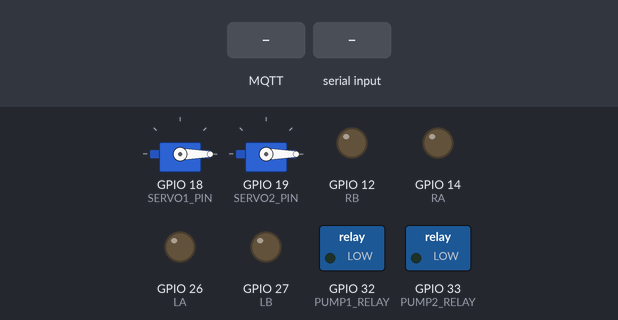
Bench run of a sketch on a simulated ESP32. Shown: 2 × servo, switched loads named in the sketch (green lamp = pin HIGH), output pins drawn as LEDs (lit = HIGH). Inputs (shaded band) come from the test bench. WiFi joins after 1.5 s; servers stay silent unless stated; no MQTT or app messages arrive unless stated; what the sketch prints to the serial monitor is not drawn.

Above: at 4.8 s.
4.9 s: MQTT message "AUTH:U" arrives on the first subscribed topic
6.4 s: "AUTH:L\n" received over the second serial link
7.9 s: MQTT message "AUTH:L" arrives on the first subscribed topic
9.4 s: "AUTH:U\n" received over the second serial link
10.9 s: MQTT message "FORWARD" arrives on the first subscribed topic
At 11.7 s:
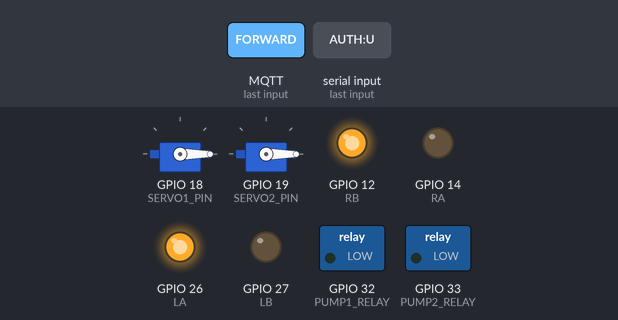
Timing chart, 0 to 13.9 s (numbered marks = the images above; inputs shaded):
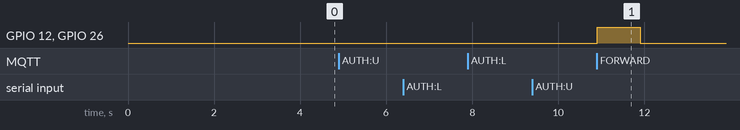

The sketch:

sketch_aug8b.ino
```cpp
#include <WiFi.h>

#include <WiFiClientSecure.h>

#include <PubSubClient.h>
#include <ESP32Servo.h>
#include <string.h>

unsigned long lastHeartbeat = 0;

// =====================================================

// WIFI

// =====================================================

const char* ssid = "FTTH-29";

const char* wifiPassword = "jr290129";

// =====================================================

// HIVEMQ CLOUD

// =====================================================

const char* mqttServer =

  "aa595fb1583d4754a76c3f3ff4fbb9e3.s1.eu.hivemq.cloud";

const int mqttPort = 8883;

const char* mqttUsername = "florasync";

const char* mqttPassword = "florasync@123";

// =====================================================

// MQTT TOPIC

// =====================================================

const char* movementTopic = "agribot/movement";
const char* motor1Topic = "agribot/motor1";
const char* motor2Topic = "agribot/motor2";

// =====================================================

// MOTOR PINS

// =====================================================

#define LA 26

#define LB 27

#define RA 14

#define RB 12

// WATER PUMP RELAY PINS
#define PUMP1_RELAY 32
#define PUMP2_RELAY 33

// Relay logic adjusted to match the observed hardware behavior:
// ON energizes the relay; OFF de-energizes it.
#define RELAY_ON HIGH
#define RELAY_OFF LOW

// Servo signal pins
#define SERVO1_PIN 18
#define SERVO2_PIN 19

Servo sprayServo1;
Servo sprayServo2;

// =====================================================
// KEYPAD SECURITY LINK (Arduino Uno <-> ESP32 UART2)
// Uno D11 TX -> ESP32 GPIO25 RX through a voltage divider
// Uno D10 RX <- ESP32 GPIO17 TX directly
// Uno GND and ESP32 GND must be connected together.
// =====================================================
HardwareSerial SecuritySerial(2);

bool robotAuthorized = false;       // Always locked at boot
bool securityMessageSeen = false;
bool securityArmed = false;         // Must see AUTH:L before accepting AUTH:U
unsigned long lastSecurityMessage = 0;
const unsigned long SECURITY_TIMEOUT_MS = 2500;

char securityLine[24];
byte securityLineLength = 0;

// Print only authentication state changes; repeated UART heartbeat
// messages remain silent so the Serial Monitor stays clean.
char lastPrintedAuthState[7] = "";

void printAuthStateIfChanged(const char* state) {
  if (strcmp(lastPrintedAuthState, state) != 0) {
    Serial.println(state);
    strncpy(lastPrintedAuthState, state, sizeof(lastPrintedAuthState) - 1);
    lastPrintedAuthState[sizeof(lastPrintedAuthState) - 1] = '\0';
  }
}

// =====================================================

// MQTT

// =====================================================

WiFiClientSecure espClient;

PubSubClient mqttClient(espClient);

// =====================================================

// SAFETY TIMEOUT

// =====================================================

// If communication stops, automatically stop the motors.

unsigned long lastMovementCommand = 0;

const unsigned long MOTOR_TIMEOUT = 1500;

// =====================================================

// MOTOR STOP

// =====================================================

void motorStop() {

  digitalWrite(LA, LOW);

  digitalWrite(LB, LOW);

  digitalWrite(RA, LOW);

  digitalWrite(RB, LOW);

}

// Turn OFF every actuator controlled by this sketch.
void forceAllActuatorsOff() {
  motorStop();
  digitalWrite(PUMP1_RELAY, RELAY_OFF);
  digitalWrite(PUMP2_RELAY, RELAY_OFF);
  sprayServo1.write(0);
  sprayServo2.write(0);
}

// Only a fresh AUTH:U message from the Uno authorizes operation.
bool securityIsValid() {
  if (robotAuthorized &&
      (millis() - lastSecurityMessage > SECURITY_TIMEOUT_MS)) {
    robotAuthorized = false;
    // Keep the link armed after a temporary timeout. A fresh AUTH:U heartbeat
    // can restore authorization; a real lock still sends AUTH:L and disarms.
    securityMessageSeen = false;
    forceAllActuatorsOff();
    printAuthStateIfChanged("AUTH:L");
  }

  return robotAuthorized && securityMessageSeen &&
         (millis() - lastSecurityMessage <= SECURITY_TIMEOUT_MS);
}

// Non-blocking parser for the Uno's AUTH:U / AUTH:L status messages.
void processSecuritySerial() {
  while (SecuritySerial.available() > 0) {
    char ch = (char)SecuritySerial.read();
    if (ch == '\r') continue;

    if (ch == '\n') {
      securityLine[securityLineLength] = '\0';
      securityLineLength = 0;

      if (strcmp(securityLine, "AUTH:U") == 0) {
        lastSecurityMessage = millis();
        securityMessageSeen = true;

        // After ESP32 boot or a link timeout, require the Uno to report
        // LOCKED first. This prevents a stale unlocked state restoring access.
        if (securityArmed && !robotAuthorized) {
          robotAuthorized = true;
          printAuthStateIfChanged("AUTH:U");
          // Unlocking never starts movement automatically.
          motorStop();
        }
      } else if (strcmp(securityLine, "AUTH:L") == 0) {
        lastSecurityMessage = millis();
        securityMessageSeen = true;
        securityArmed = true;

        robotAuthorized = false;
        forceAllActuatorsOff();
        printAuthStateIfChanged("AUTH:L");
      }
      continue;
    }

    if (securityLineLength < sizeof(securityLine) - 1) {
      securityLine[securityLineLength++] = ch;
    } else {
      // Discard malformed/overlong lines.
      securityLineLength = 0;
    }
  }
}

// =====================================================

// FORWARD

// =====================================================

void forward() {

  digitalWrite(LA, HIGH);

  digitalWrite(LB, LOW);

  digitalWrite(RA, LOW);

  digitalWrite(RB, HIGH);

}

// =====================================================

// BACKWARD

// =====================================================

void backward() {

  digitalWrite(LA, LOW);

  digitalWrite(LB, HIGH);

  digitalWrite(RA, HIGH);

  digitalWrite(RB, LOW);

}

// =====================================================

// LEFT

// =====================================================

void left() {

  // Left side STOP

  digitalWrite(LA, LOW);

  digitalWrite(LB, LOW);

  // Right side FORWARD

  digitalWrite(RA, LOW);

  digitalWrite(RB, HIGH);

}

// =====================================================

// RIGHT

// =====================================================

void right() {

  // Left side FORWARD

  digitalWrite(LA, HIGH);

  digitalWrite(LB, LOW);

  // Right side STOP

  digitalWrite(RA, LOW);

  digitalWrite(RB, LOW);

}

// =====================================================

// MQTT CALLBACK

// =====================================================

void mqttCallback(

  char* topic,

  byte* payload,

  unsigned int length

) {

  String command = "";

  // Convert MQTT payload to String

  for (unsigned int i = 0; i < length; i++) {

    command += (char)payload[i];

  }

  // Remove accidental spaces/newlines from dashboard MQTT payloads.
  command.trim();

  Serial.println();

  Serial.println("================================");

  Serial.println("MQTT MESSAGE RECEIVED");

  Serial.println("================================");

  Serial.print("Topic: ");

  Serial.println(topic);

  Serial.print("Command: [");

  Serial.print(command);

  Serial.println("]");

  // SECURITY GATE:
  // STOP and pump OFF are always permitted. All other actuator commands
  // require a fresh AUTH:U message from the keypad controller.
  String incomingTopic = String(topic);
  bool isMovementTopic = (incomingTopic == movementTopic);
  bool isPumpTopic = (incomingTopic == motor1Topic || incomingTopic == motor2Topic);
  bool isStopCommand = (isMovementTopic && command == "STOP");
  bool isPumpOffCommand = (isPumpTopic && command == "OFF");

  if (!isStopCommand && !isPumpOffCommand && !securityIsValid()) {
    Serial.println("BLOCKED: Robot is LOCKED or security link is stale.");
    forceAllActuatorsOff();
    return;
  }

  // ===================================================
  // WATER PUMP CONTROL (dashboard topics: ON/OFF)
  // ===================================================
  if (String(topic) == motor1Topic) {
    if (command == "ON") {
      digitalWrite(PUMP1_RELAY, RELAY_ON);
      sprayServo1.write(180);
      Serial.println("Water Pump 1 -> ON; Servo 1 -> 180 degrees");
    } else if (command == "OFF") {
      digitalWrite(PUMP1_RELAY, RELAY_OFF);
      sprayServo1.write(0);
      Serial.println("Water Pump 1 -> OFF; Servo 1 -> 0 degrees");
    } else {
      Serial.println("Unknown Pump 1 command; state unchanged");
    }
  }
  else if (String(topic) == motor2Topic) {
    if (command == "ON") {
      digitalWrite(PUMP2_RELAY, RELAY_ON);
      sprayServo2.write(180);
      Serial.println("Water Pump 2 -> ON; Servo 2 -> 180 degrees");
    } else if (command == "OFF") {
      digitalWrite(PUMP2_RELAY, RELAY_OFF);
      sprayServo2.write(0);
      Serial.println("Water Pump 2 -> OFF; Servo 2 -> 0 degrees");
    } else {
      Serial.println("Unknown Pump 2 command; state unchanged");
    }
  }
  // ===================================================
  // WHEEL MOTOR MOVEMENT
  // ===================================================
  else if (String(topic) == movementTopic && command == "FORWARD") {

    forward();

    lastMovementCommand = millis();

    Serial.println("Motor -> FORWARD");

  }

  // ===================================================

  // BACKWARD

  // ===================================================

  else if (String(topic) == movementTopic && command == "BACKWARD") {

    backward();

    lastMovementCommand = millis();

    Serial.println("Motor -> BACKWARD");

  }

  // ===================================================

  // LEFT

  // ===================================================

  else if (String(topic) == movementTopic && command == "LEFT") {

    left();

    lastMovementCommand = millis();

    Serial.println("Motor -> LEFT");

  }

  // ===================================================

  // RIGHT

  // ===================================================

  else if (String(topic) == movementTopic && command == "RIGHT") {

    right();

    lastMovementCommand = millis();

    Serial.println("Motor -> RIGHT");

  }

  // ===================================================

  // STOP

  // ===================================================

  else if (String(topic) == movementTopic && command == "STOP") {

    motorStop();

    lastMovementCommand = millis();

    Serial.println("Motor -> STOP");

  }

  // ===================================================

  // UNKNOWN

  // ===================================================

  else if (String(topic) == movementTopic) {

    Serial.println("Unknown movement command!");

    motorStop();

  }

}

// =====================================================

// CONNECT TO WIFI

// =====================================================

void connectWiFi() {

  Serial.println();

  Serial.println("================================");

  Serial.println("CONNECTING TO WIFI");

  Serial.println("================================");

  WiFi.mode(WIFI_STA);

  WiFi.begin(

    ssid,

    wifiPassword

  );

  while (WiFi.status() != WL_CONNECTED) {

    delay(500);

    Serial.print(".");

  }

  Serial.println();

  Serial.println("WIFI CONNECTED!");

  Serial.print("ESP32 IP: ");

  Serial.println(WiFi.localIP());

  Serial.print("WiFi Signal: ");

  Serial.print(WiFi.RSSI());

  Serial.println(" dBm");

}

// =====================================================

// CONNECT TO HIVEMQ

// =====================================================

void connectMQTT() {

  while (!mqttClient.connected()) {

    Serial.println();

    Serial.println("================================");

    Serial.println("CONNECTING TO HIVEMQ");

    Serial.println("================================");

    String clientID =

      "AgriBot-ESP32-" +

      String((uint32_t)ESP.getEfuseMac(), HEX);

    Serial.print("Client ID: ");

    Serial.println(clientID);

    Serial.print("Connecting... ");

    if (

      mqttClient.connect(

        clientID.c_str(),

        mqttUsername,

        mqttPassword

      )

    ) {

      Serial.println("CONNECTED!");

      // Subscribe to movement topic

      bool subscribed = mqttClient.subscribe(

        movementTopic,

        1

      );

      if (subscribed) {

        Serial.println("MQTT SUBSCRIBE SUCCESS!");

        Serial.print("Topic: ");

        Serial.println(movementTopic);

      } else {

        Serial.println("MQTT SUBSCRIBE FAILED!");

      }

      bool pump1Subscribed = mqttClient.subscribe(motor1Topic, 1);
      bool pump2Subscribed = mqttClient.subscribe(motor2Topic, 1);
      Serial.println(pump1Subscribed ? "Pump 1 topic subscribed" : "Pump 1 topic subscribe FAILED");
      Serial.println(pump2Subscribed ? "Pump 2 topic subscribed" : "Pump 2 topic subscribe FAILED");

      // Always start stopped

      motorStop();

      lastMovementCommand = millis();

    }

    else {

      Serial.println("FAILED!");

      Serial.print("MQTT State: ");

      Serial.println(mqttClient.state());

      Serial.println("Retrying in 2 seconds...");

      motorStop();

      delay(2000);

    }

  }

}

// =====================================================

// SETUP

// =====================================================

void setup() {

  Serial.begin(115200);

  delay(2000);

  // UART2 security link: RX=GPIO25, TX=GPIO17.
  // ESP32 GPIO25 receives the Uno's level-shifted TX signal.
  SecuritySerial.begin(9600, SERIAL_8N1, 25, 17);
  robotAuthorized = false;
  securityMessageSeen = false;
  securityArmed = false;
  lastSecurityMessage = 0;
  Serial.println("Security link initialized. ROBOT STARTS LOCKED.");

  Serial.println();

  Serial.println();

  Serial.println("################################");

  Serial.println("#                              #");

  Serial.println("#       AGRIBOT ESP32          #");

  Serial.println("#       MOTOR CONTROLLER       #");

  Serial.println("#                              #");

  Serial.println("################################");

  // ===================================================

  // MOTOR PINS

  // ===================================================

  Serial.println();

  Serial.println("Initializing motor pins...");

  pinMode(LA, OUTPUT);

  pinMode(LB, OUTPUT);

  pinMode(RA, OUTPUT);

  pinMode(RB, OUTPUT);

  pinMode(PUMP1_RELAY, OUTPUT);
  pinMode(PUMP2_RELAY, OUTPUT);
  digitalWrite(PUMP1_RELAY, RELAY_OFF);
  digitalWrite(PUMP2_RELAY, RELAY_OFF);

  // Initialize both spray-head servos at their resting position.
  sprayServo1.setPeriodHertz(50);
  sprayServo2.setPeriodHertz(50);
  sprayServo1.attach(SERVO1_PIN, 500, 2400);
  sprayServo2.attach(SERVO2_PIN, 500, 2400);
  sprayServo1.write(0);
  sprayServo2.write(0);

  forceAllActuatorsOff();

  Serial.println("Motor pins initialized.");

  Serial.println("Motors stopped.");

  // ===================================================

  // WIFI

  // ===================================================

  connectWiFi();

  // ===================================================

  // TLS

  // ===================================================

  Serial.println();

  Serial.println("Configuring TLS...");

  // Temporary testing configuration.

  // We can add certificate validation later.

  espClient.setInsecure();

  Serial.println("TLS configured.");

  // ===================================================

  // MQTT

  // ===================================================

  mqttClient.setServer(

    mqttServer,

    mqttPort

  );

  mqttClient.setCallback(

    mqttCallback

  );

  // MQTT connection settings

  mqttClient.setKeepAlive(30);

  mqttClient.setSocketTimeout(10);

  mqttClient.setBufferSize(512);

  // ===================================================

  // CONNECT

  // ===================================================

  connectMQTT();

  // ===================================================

  // READY

  // ===================================================

  Serial.println();

  Serial.println("################################");

  Serial.println("#                              #");

  Serial.println("#         AGRIBOT READY        #");

  Serial.println("#                              #");

  Serial.println("################################");

}

// =====================================================

// LOOP

// =====================================================

void loop() {

  // ===================================================

  // WIFI CHECK

  // ===================================================

  if (WiFi.status() != WL_CONNECTED) {

    Serial.println("WiFi disconnected!");

    forceAllActuatorsOff();

    connectWiFi();

  }

  // ===================================================

  // MQTT CHECK

  // ===================================================

  if (!mqttClient.connected()) {

    Serial.println("MQTT disconnected!");

    forceAllActuatorsOff();

    connectMQTT();

  }

  // ===================================================

  // KEYPAD SECURITY LINK
  // ===================================================

  processSecuritySerial();
  securityIsValid();

  // PROCESS MQTT
  // ===================================================

  mqttClient.loop();

  // ===================================================

  // MOTOR SAFETY

  // ===================================================

  if (

    millis() - lastMovementCommand >

    MOTOR_TIMEOUT

  ) {

    motorStop();

  }

  // ===================================================

  // ROBOT HEARTBEAT

  // ===================================================

  if (

    millis() - lastHeartbeat >= 2000

  ) {

    lastHeartbeat = millis();

    if (mqttClient.connected()) {

      bool success = mqttClient.publish(

        "agribot/status/online",

        "ONLINE",

        false

      );

      if (success) {

        Serial.println(

          "💚 HEARTBEAT SENT: ONLINE"

        );

      } else {

        Serial.println(

          "❌ HEARTBEAT FAILED"

        );

      }

    } else {

      Serial.println(

        "❌ Cannot send heartbeat - MQTT disconnected"

      );

    }

  }

  delay(5);

}
```

Measured:
- after the input at 4.9 s, every drawn part: stays the same
- after the input at 6.4 s, every drawn part: stays the same
- after the input at 7.9 s, every drawn part: stays the same
- after the input at 9.4 s, every drawn part: stays the same
- after the input at 10.9 s, GPIO 12 (RB), GPIO 26 (LA): LOW → HIGH at once, → LOW 1.0 s later
